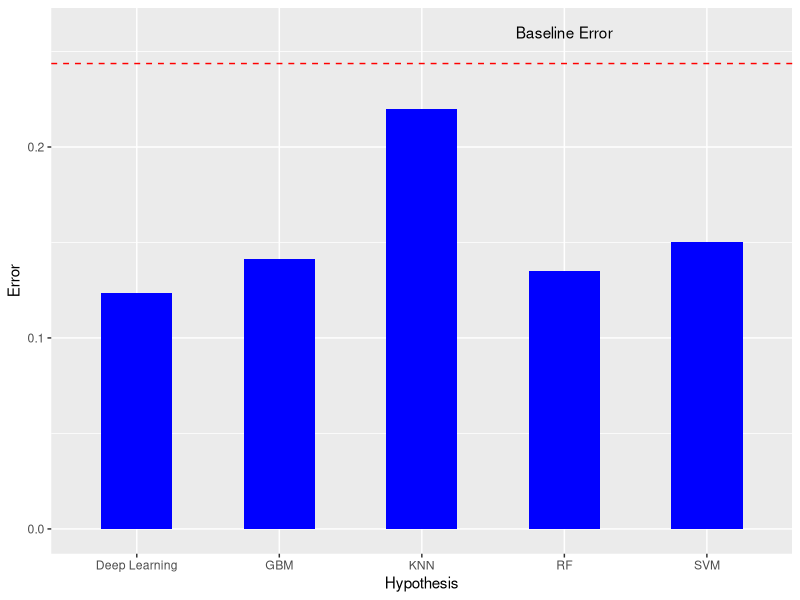
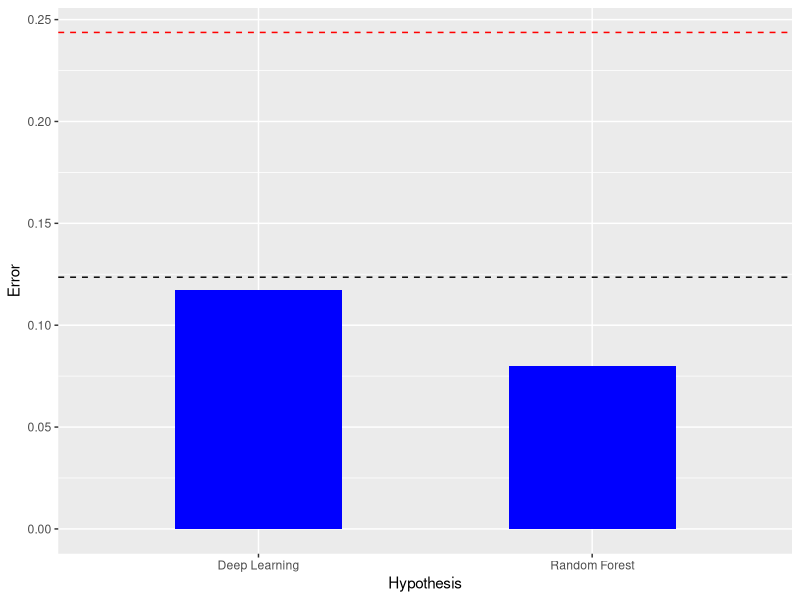

Here is the R script that generated these plots, in order:
setwd("/users/timkreienkamp/documents/studium/data_science/machine_learning/ML-Competition/")
library(ggplot2)



############################################################################################################################
#this contains all the visualizations for the report
# the order is chronological w.r.t to the paper, i.e. what shows up first in the paper shows up first here
############################################################################################################################


# first get together the results of the methods not used in h2o

#get the oob error of the very first forest as a baseline 

baseline <- read.csv("./results/oob_error_benchmark_rf.csv")[200,2]

results_knn <- read.csv("./results/knn_error.csv")[,2:3]

knn_best_error <- min(results_knn[,2])

results_svm <- read.csv("./results/SVM_1split_accuracy.csv")[,2:3]
results_svm$error <- 1- results_svm[,2]

svm_best_error <- min(results_svm$error)

# get h2o results
results_initial_h2o <- read.csv("./results/errors_initial.csv")[,2:3]

#glue together

errors_svm_knn <- data.frame(c("KNN", "SVM"), c(knn_best_error, svm_best_error))
names(errors_svm_knn) <- c("Hypothesis", "Error")
names(results_initial_h2o) <-  c("Hypothesis", "Error")
initial_features_errors <- rbind(results_initial_h2o, errors_svm_knn)


# draw the plot
barchart_initial_errors <- ggplot(data=initial_features_errors, 
                                  aes(x=Hypothesis, y=Error), colour = "green") + 
                                  geom_bar(stat="identity", fill = "blue", width = 0.5) + 
                                  geom_hline(yintercept = baseline, colour = "red", linetype = "dashed") +
                                  annotate("text", x = "RF", y = 0.26, label = "Baseline Error")

###############################################################
# now get the second block of errors 
################################################################

results_new_features <- read.csv("./results/errors_new_features.csv")[,2:3]
names(results_new_features) <- c("Hypothesis", "Error")

# best error from last block to serve as benchmark in this
best_error_initial_features <- min(initial_features_errors$Error)
best_hypothesis_initial_features <- as.character(initial_features_errors$Hypothesis[which.min(initial_features_errors$Error)])
  
barchart_new_features_errors <- ggplot(data=results_new_features, 
                                  aes(x=Hypothesis, y=Error), colour = "green") + 
                                  geom_bar(stat="identity", fill = "blue", width = 0.5) + 
                                  geom_hline(yintercept = baseline, colour = "red", linetype = "dashed") +
                                  geom_hline(yintercept = best_error_initial_features, colour = "black", linetype = "dashed")
                                  annotate("text", x= 2, y = 0.26, label = "Baseline Error")



  
  